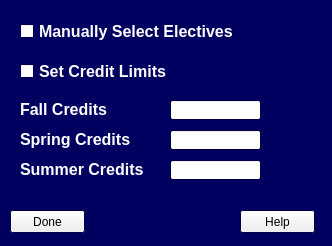
<?xml version="1.0" encoding="UTF-8"?>
<ui version="4.0">
 <class>Settings_window_frm</class>
 <widget class="QWidget" name="Settings_window_frm">
  <property name="geometry">
   <rect>
    <x>0</x>
    <y>0</y>
    <width>332</width>
    <height>246</height>
   </rect>
  </property>
  <property name="palette">
   <palette>
    <active>
     <colorrole role="Base">
      <brush brushstyle="SolidPattern">
       <color alpha="255">
        <red>255</red>
        <green>255</green>
        <blue>255</blue>
       </color>
      </brush>
     </colorrole>
     <colorrole role="Window">
      <brush brushstyle="SolidPattern">
       <color alpha="255">
        <red>0</red>
        <green>102</green>
        <blue>235</blue>
       </color>
      </brush>
     </colorrole>
    </active>
    <inactive>
     <colorrole role="Base">
      <brush brushstyle="SolidPattern">
       <color alpha="255">
        <red>255</red>
        <green>255</green>
        <blue>255</blue>
       </color>
      </brush>
     </colorrole>
     <colorrole role="Window">
      <brush brushstyle="SolidPattern">
       <color alpha="255">
        <red>0</red>
        <green>0</green>
        <blue>97</blue>
       </color>
      </brush>
     </colorrole>
    </inactive>
    <disabled>
     <colorrole role="Base">
      <brush brushstyle="SolidPattern">
       <color alpha="255">
        <red>0</red>
        <green>0</green>
        <blue>97</blue>
       </color>
      </brush>
     </colorrole>
     <colorrole role="Window">
      <brush brushstyle="SolidPattern">
       <color alpha="255">
        <red>0</red>
        <green>0</green>
        <blue>97</blue>
       </color>
      </brush>
     </colorrole>
    </disabled>
   </palette>
  </property>
  <property name="windowTitle">
   <string>Settings</string>
  </property>
  <widget class="QCheckBox" name="Manual_selection_checkBox">
   <property name="enabled">
    <bool>true</bool>
   </property>
   <property name="geometry">
    <rect>
     <x>20</x>
     <y>20</y>
     <width>217</width>
     <height>22</height>
    </rect>
   </property>
   <property name="palette">
    <palette>
     <active>
      <colorrole role="WindowText">
       <brush brushstyle="SolidPattern">
        <color alpha="255">
         <red>255</red>
         <green>255</green>
         <blue>255</blue>
        </color>
       </brush>
      </colorrole>
     </active>
     <inactive>
      <colorrole role="WindowText">
       <brush brushstyle="SolidPattern">
        <color alpha="255">
         <red>255</red>
         <green>255</green>
         <blue>255</blue>
        </color>
       </brush>
      </colorrole>
     </inactive>
     <disabled>
      <colorrole role="WindowText">
       <brush brushstyle="SolidPattern">
        <color alpha="255">
         <red>120</red>
         <green>120</green>
         <blue>120</blue>
        </color>
       </brush>
      </colorrole>
     </disabled>
    </palette>
   </property>
   <property name="font">
    <font>
     <family>Arial</family>
     <pointsize>12</pointsize>
     <weight>75</weight>
     <bold>true</bold>
    </font>
   </property>
   <property name="text">
    <string>Manually Select Electives</string>
   </property>
   <property name="checked">
    <bool>false</bool>
   </property>
  </widget>
  <widget class="QCheckBox" name="Set_credit_limits_checkBox">
   <property name="geometry">
    <rect>
     <x>20</x>
     <y>60</y>
     <width>151</width>
     <height>22</height>
    </rect>
   </property>
   <property name="palette">
    <palette>
     <active>
      <colorrole role="WindowText">
       <brush brushstyle="SolidPattern">
        <color alpha="255">
         <red>255</red>
         <green>255</green>
         <blue>255</blue>
        </color>
       </brush>
      </colorrole>
     </active>
     <inactive>
      <colorrole role="WindowText">
       <brush brushstyle="SolidPattern">
        <color alpha="255">
         <red>255</red>
         <green>255</green>
         <blue>255</blue>
        </color>
       </brush>
      </colorrole>
     </inactive>
     <disabled>
      <colorrole role="WindowText">
       <brush brushstyle="SolidPattern">
        <color alpha="255">
         <red>120</red>
         <green>120</green>
         <blue>120</blue>
        </color>
       </brush>
      </colorrole>
     </disabled>
    </palette>
   </property>
   <property name="font">
    <font>
     <family>Arial</family>
     <pointsize>12</pointsize>
     <weight>75</weight>
     <bold>true</bold>
    </font>
   </property>
   <property name="text">
    <string>Set Credit Limits</string>
   </property>
   <property name="checked">
    <bool>false</bool>
   </property>
  </widget>
  <widget class="QLabel" name="Fall_credits_lbl">
   <property name="geometry">
    <rect>
     <x>20</x>
     <y>100</y>
     <width>88</width>
     <height>18</height>
    </rect>
   </property>
   <property name="palette">
    <palette>
     <active>
      <colorrole role="WindowText">
       <brush brushstyle="SolidPattern">
        <color alpha="255">
         <red>255</red>
         <green>255</green>
         <blue>255</blue>
        </color>
       </brush>
      </colorrole>
     </active>
     <inactive>
      <colorrole role="WindowText">
       <brush brushstyle="SolidPattern">
        <color alpha="255">
         <red>255</red>
         <green>255</green>
         <blue>255</blue>
        </color>
       </brush>
      </colorrole>
     </inactive>
     <disabled>
      <colorrole role="WindowText">
       <brush brushstyle="SolidPattern">
        <color alpha="255">
         <red>120</red>
         <green>120</green>
         <blue>120</blue>
        </color>
       </brush>
      </colorrole>
     </disabled>
    </palette>
   </property>
   <property name="font">
    <font>
     <family>Arial</family>
     <pointsize>12</pointsize>
     <weight>75</weight>
     <bold>true</bold>
    </font>
   </property>
   <property name="text">
    <string>Fall Credits</string>
   </property>
  </widget>
  <widget class="QLabel" name="Spring_credits_lbl">
   <property name="geometry">
    <rect>
     <x>20</x>
     <y>130</y>
     <width>111</width>
     <height>18</height>
    </rect>
   </property>
   <property name="palette">
    <palette>
     <active>
      <colorrole role="WindowText">
       <brush brushstyle="SolidPattern">
        <color alpha="255">
         <red>255</red>
         <green>255</green>
         <blue>255</blue>
        </color>
       </brush>
      </colorrole>
     </active>
     <inactive>
      <colorrole role="WindowText">
       <brush brushstyle="SolidPattern">
        <color alpha="255">
         <red>255</red>
         <green>255</green>
         <blue>255</blue>
        </color>
       </brush>
      </colorrole>
     </inactive>
     <disabled>
      <colorrole role="WindowText">
       <brush brushstyle="SolidPattern">
        <color alpha="255">
         <red>120</red>
         <green>120</green>
         <blue>120</blue>
        </color>
       </brush>
      </colorrole>
     </disabled>
    </palette>
   </property>
   <property name="font">
    <font>
     <family>Arial</family>
     <pointsize>12</pointsize>
     <weight>75</weight>
     <bold>true</bold>
    </font>
   </property>
   <property name="text">
    <string>Spring Credits</string>
   </property>
  </widget>
  <widget class="QLabel" name="Summer_credits_lbl">
   <property name="geometry">
    <rect>
     <x>20</x>
     <y>160</y>
     <width>124</width>
     <height>18</height>
    </rect>
   </property>
   <property name="palette">
    <palette>
     <active>
      <colorrole role="WindowText">
       <brush brushstyle="SolidPattern">
        <color alpha="255">
         <red>255</red>
         <green>255</green>
         <blue>255</blue>
        </color>
       </brush>
      </colorrole>
     </active>
     <inactive>
      <colorrole role="WindowText">
       <brush brushstyle="SolidPattern">
        <color alpha="255">
         <red>255</red>
         <green>255</green>
         <blue>255</blue>
        </color>
       </brush>
      </colorrole>
     </inactive>
     <disabled>
      <colorrole role="WindowText">
       <brush brushstyle="SolidPattern">
        <color alpha="255">
         <red>120</red>
         <green>120</green>
         <blue>120</blue>
        </color>
       </brush>
      </colorrole>
     </disabled>
    </palette>
   </property>
   <property name="font">
    <font>
     <family>Arial</family>
     <pointsize>12</pointsize>
     <weight>75</weight>
     <bold>true</bold>
    </font>
   </property>
   <property name="text">
    <string>Summer Credits</string>
   </property>
  </widget>
  <widget class="QLineEdit" name="lineEdit">
   <property name="geometry">
    <rect>
     <x>170</x>
     <y>100</y>
     <width>91</width>
     <height>20</height>
    </rect>
   </property>
   <property name="font">
    <font>
     <family>Arial</family>
    </font>
   </property>
  </widget>
  <widget class="QLineEdit" name="lineEdit_2">
   <property name="geometry">
    <rect>
     <x>170</x>
     <y>130</y>
     <width>91</width>
     <height>20</height>
    </rect>
   </property>
   <property name="font">
    <font>
     <family>Arial</family>
    </font>
   </property>
  </widget>
  <widget class="QLineEdit" name="lineEdit_3">
   <property name="geometry">
    <rect>
     <x>170</x>
     <y>160</y>
     <width>91</width>
     <height>20</height>
    </rect>
   </property>
   <property name="font">
    <font>
     <family>Arial</family>
    </font>
   </property>
  </widget>
  <widget class="QPushButton" name="Exit_btn">
   <property name="geometry">
    <rect>
     <x>10</x>
     <y>210</y>
     <width>75</width>
     <height>23</height>
    </rect>
   </property>
   <property name="font">
    <font>
     <family>Arial</family>
    </font>
   </property>
   <property name="text">
    <string>Done</string>
   </property>
  </widget>
  <widget class="QPushButton" name="Help_btn">
   <property name="geometry">
    <rect>
     <x>240</x>
     <y>210</y>
     <width>75</width>
     <height>23</height>
    </rect>
   </property>
   <property name="font">
    <font>
     <family>Arial</family>
    </font>
   </property>
   <property name="text">
    <string>Help</string>
   </property>
  </widget>
 </widget>
 <resources/>
 <connections/>
</ui>
